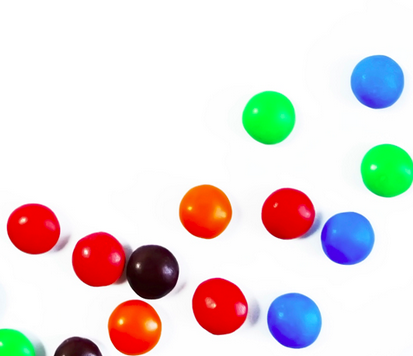
#> input picture images/smarties.png, 413 x 356 px
$ jupyter execute 55-Hough-circle.ipynb
#> lines starting #> are read from the running program, lines starting #| are printed output that depends on the picture; after the words box and inside, x2 and y2 are one past the last pixel; in counts of white or black regions, pixels touching at a corner belong together
# <div style="direction:rtl;text-align:right;font-family:B Lotus, B Nazanin, Tahoma">پیدا کردن دایره با HoughCircle</div>

```HoughCircles(image, method, dp, minDist)```

```HoughCircles(image, method, dp, minDist, param1=?, param2=?, minRadius=?, maxRadius=?)```

With the arguments:

    image: Input image (grayscale).
    method: Define the detection method. Currently "HOUGH_GRADIENT" is the only one available in OpenCV.
    dp = 1: The inverse ratio of resolution.
    min_dist: Minimum distance between detected centers.
    param_1: Upper threshold for the internal Canny edge detector.
    param_2: Threshold for center detection.
    min_radius: Minimum radius to be detected. If unknown, put zero as default.
    max_radius: Maximum radius to be detected. If unknown, put zero as default.

[cell 1]
import cv2
import numpy as np
import matplotlib.pyplot as plt

# Loads an image
src = cv2.imread("images/smarties.png")
#> src is the input picture: shape (356, 413, 3); mean B, G, R 219.1, 220.4, 228.9
gray = cv2.cvtColor(src, cv2.COLOR_BGR2GRAY)
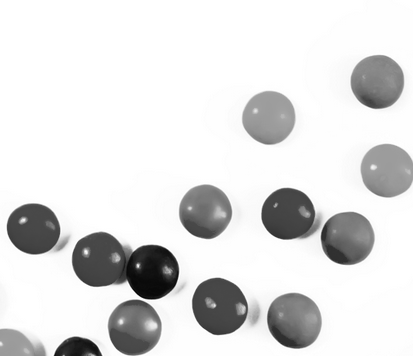
#> gray: shape (356, 413); min 4, max 255, mean 222.8
gray = cv2.medianBlur(gray, 5)

rows = gray.shape[0]
#> rows = 356
circles = cv2.HoughCircles(gray, cv2.HOUGH_GRADIENT, 1, rows / 8, param1=100, param2=30)
#> circles = [[347.5, 238.5, 26.6], [99.5, 259.5, 27.5], [293.5, 320.5, 27.9], [377.5, 81.5, 26.3], [386.5, 169.5, 26.4], [286.5, 213.5, 25.2], [32.5, 230.5, 27.5], [269.5, 116.5, 25.7], [134.5, 328.5, 26.8], [203.5, 211.5, 27.9], [218.5, 305.5, 26.6], [156.5, 271.5, 30.2]]

if circles is not None:
    circles = np.uint16(np.around(circles))
#> circles = [[348, 238, 27], [100, 260, 28], [294, 320, 28], [378, 82, 26], [386, 170, 26], [286, 214, 25], [32, 230, 28], [270, 116, 26], [134, 328, 27], [204, 212, 28], [218, 306, 27], [156, 272, 30]]
    for c in circles[0, :]:
        center_x,center_y, radius = c
        center = (center_x,center_y)
        cv2.circle(src, center, radius, (255, 0, 255), 3) #outline
#> this loop made 12 passes
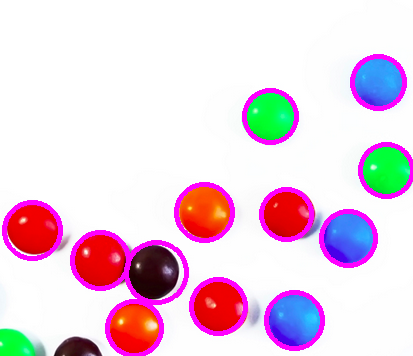
#> src: shape (356, 413, 3); 6.81% of pixels changed, all inside (x1, y1, x2, y2) = (2, 54, 413, 356)
plt.imshow(src[...,::-1])

[cell 2]
import cv2
import numpy as np
import matplotlib.pyplot as plt

# Loads an image
src = cv2.imread("images/old-iranian-coins.jpg")
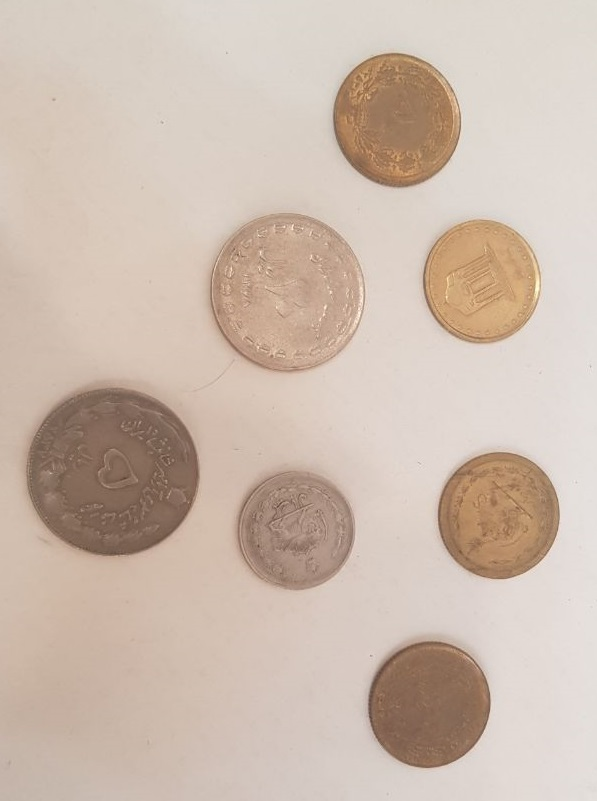
#> input picture images/old-iranian-coins.jpg, 597 x 801 px
#> src is the input picture: shape (801, 597, 3); mean B, G, R 174.5, 187.5, 205.1
gray = cv2.cvtColor(src, cv2.COLOR_BGR2GRAY)
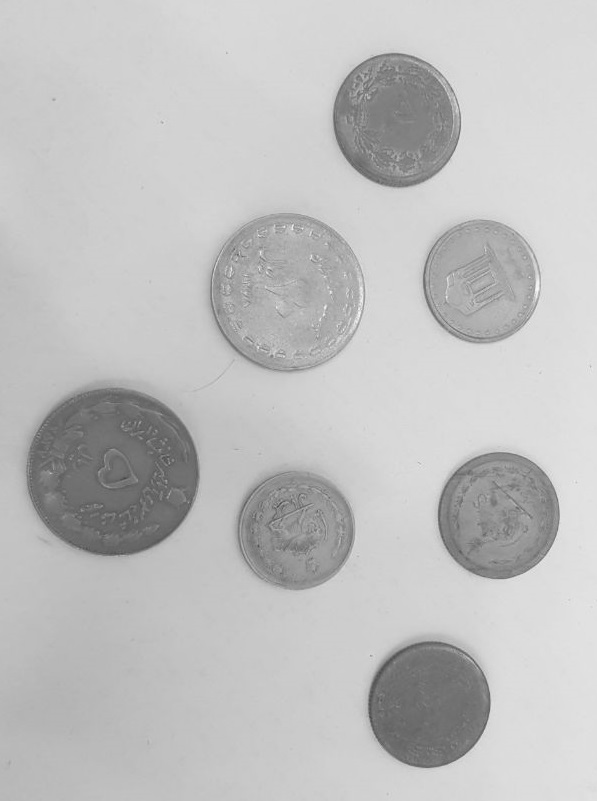
#> gray: shape (801, 597); min 70, max 249, mean 191.3
gray = cv2.medianBlur(gray, 5)

rows = gray.shape[0]
#> rows = 801
circles = cv2.HoughCircles(gray, cv2.HOUGH_GRADIENT, 1, rows / 8,
                           param1=100, param2=30)
#> circles = [[112.5, 472.5, 86.2], [285.5, 290.5, 77.8], [294.5, 530.5, 59.7], [430.5, 705.5, 63.3], [397.5, 123.5, 63], [498.5, 514.5, 61.6], [480.5, 276.5, 57.3]]


if circles is not None:
    print("Number of coins:",len(circles[0,:]))
#| Number of coins: 7
    circles = np.uint16(np.around(circles))
#> circles = [[112, 472, 86], [286, 290, 78], [294, 530, 60], [430, 706, 63], [398, 124, 63], [498, 514, 62], [480, 276, 57]]
    for c in circles[0, :]:
        center_x,center_y, radius = c
        center = (center_x,center_y)
        cv2.circle(src, center, 1, (0, 100, 100), 3) #center
        cv2.circle(src, center, radius, (255, 0, 255), 3) #outline
#> this loop made 7 passes
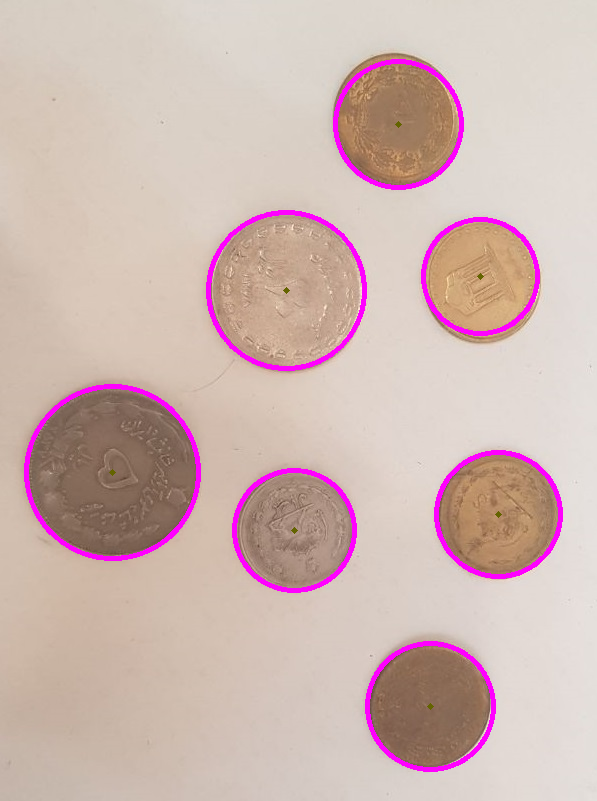
#> src: shape (801, 597, 3); 3.09% of pixels changed, all inside (x1, y1, x2, y2) = (24, 59, 563, 772)
plt.imshow(src[...,::-1]);

[cell 3]
import cv2
import numpy as np
import matplotlib.pyplot as plt

# Loads an image
src = cv2.imread("images/iranian-coin.jpg")
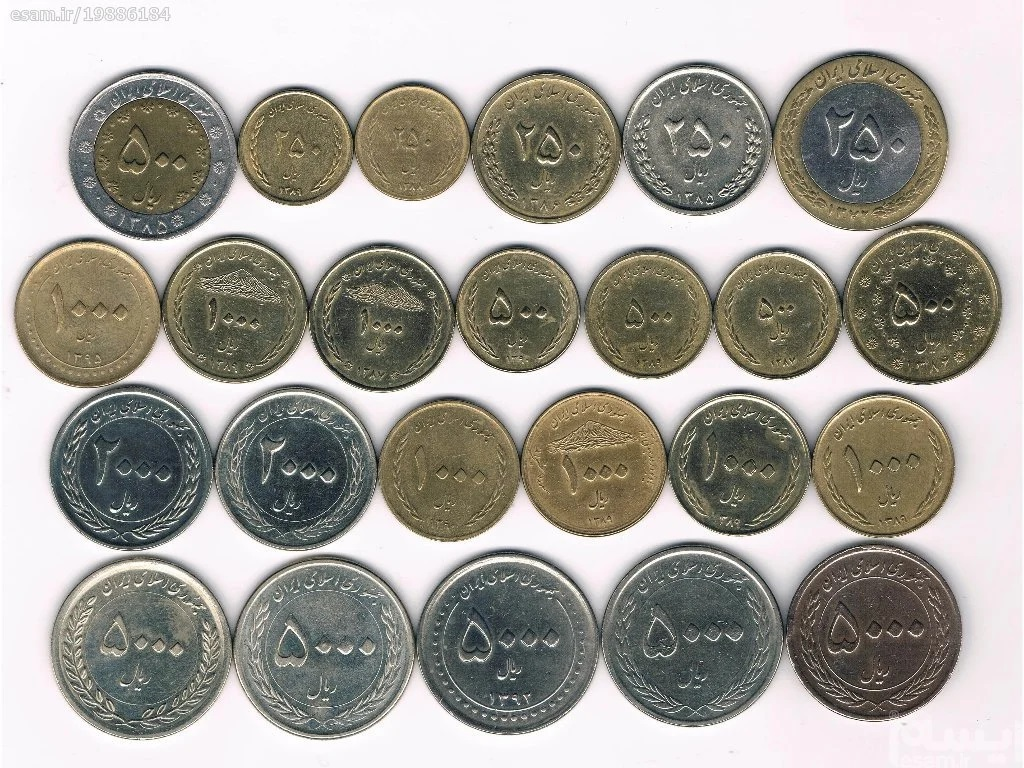
#> input picture images/iranian-coin.jpg, 1024 x 768 px
#> src is the input picture: shape (768, 1024, 3); mean B, G, R 153.3, 160.5, 163.6
gray = cv2.cvtColor(src, cv2.COLOR_BGR2GRAY)
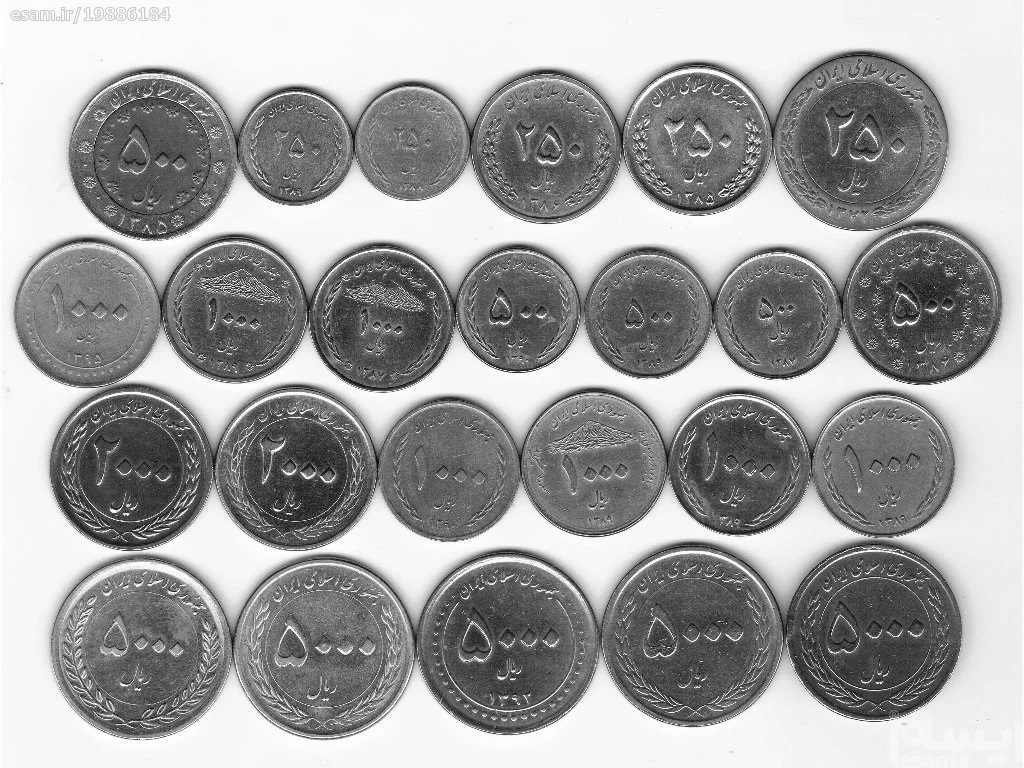
#> gray: shape (768, 1024); min 0, max 255, mean 160.6
gray = cv2.medianBlur(gray, 5)
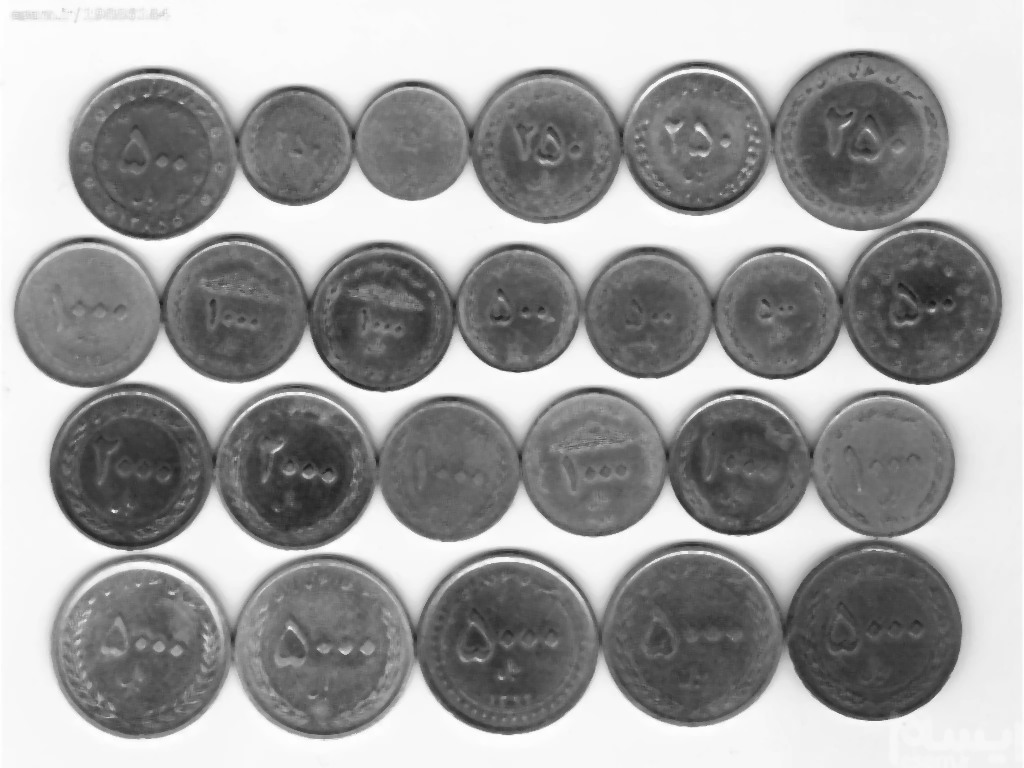
#> gray: shape (768, 1024); min 26, max 255, mean 159.2

rows = gray.shape[0]
#> rows = 768
circles = cv2.HoughCircles(gray, cv2.HOUGH_GRADIENT, 1, rows / 8,
                           param1=100, param2=30,
                           minRadius=50, maxRadius=100)
#> circles = 24 rows, first 8: [323.5, 649.5, 89.5], [153.5, 153.5, 85.9], [130.5, 470.5, 79.5], [295.5, 467.5, 82.5], [508.5, 645.5, 89.5], [691.5, 636.5, 90.5], [141.5, 646.5, 91.6], [696.5, 142.5, 72.6]


if circles is not None:
    circles = np.uint16(np.around(circles))
#> circles = 24 rows, first 8: [324, 650, 90], [154, 154, 86], [130, 470, 80], [296, 468, 82], [508, 646, 90], [692, 636, 90], [142, 646, 92], [696, 142, 73]
    for c in circles[0, :]:
        center_x,center_y, radius = c
        center = (center_x,center_y)
        cv2.circle(src, center, 1, (0, 100, 100), 3) #center
        cv2.circle(src, center, radius, (255, 0, 255), 3) #outline
#> this loop made 24 passes
#> (center_x, center_y, radius) on passes 1 to 12: (324, 650, 90), (154, 154, 86), (130, 470, 80), (296, 468, 82), (508, 646, 90), (692, 636, 90), (142, 646, 92), (696, 142, 73), (594, 466, 72), (648, 316, 62), (546, 146, 77), (776, 312, 61)
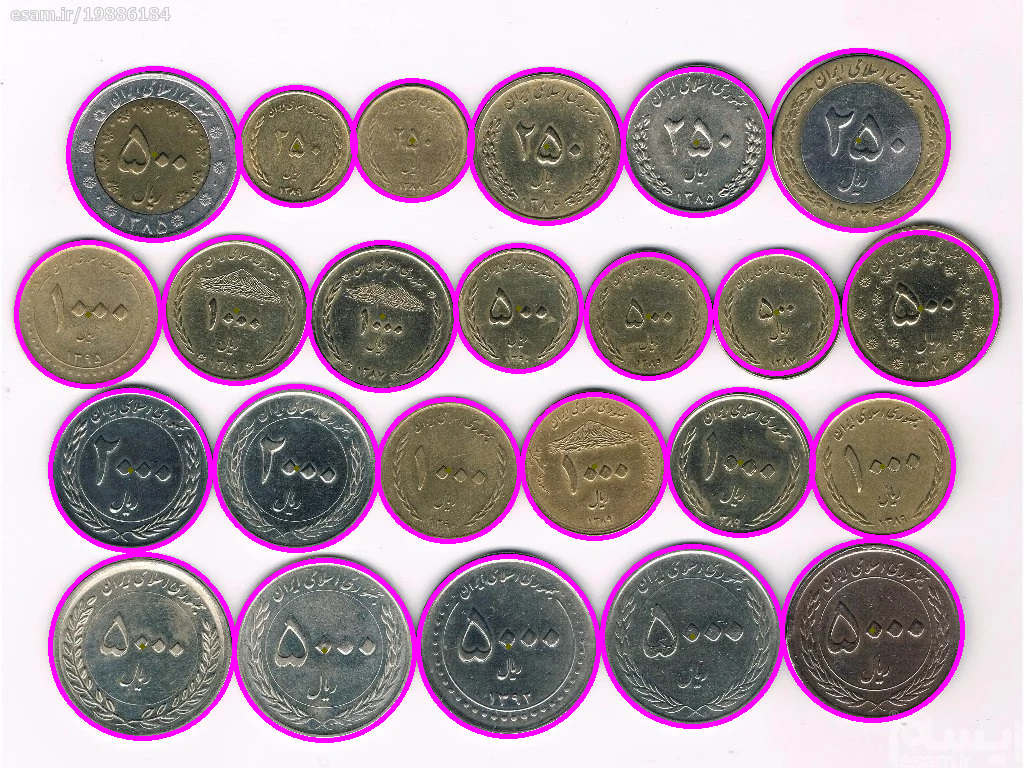
#> src: shape (768, 1024, 3); 7.13% of pixels changed, all inside (x1, y1, x2, y2) = (14, 48, 999, 743)
plt.imshow(src[...,::-1])
print("Number of coins:",len(circles[0,:]))
#| Number of coins: 24
